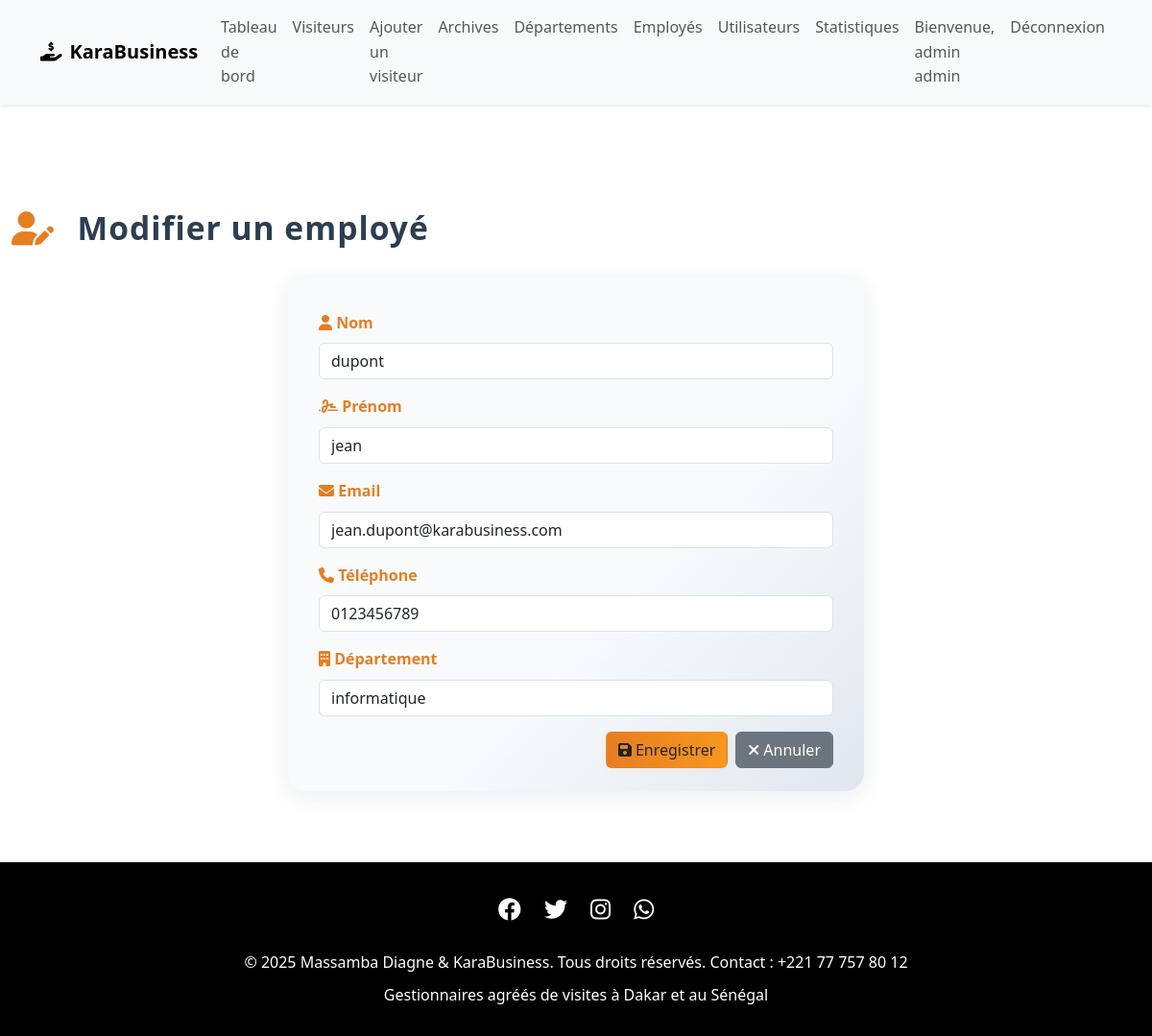
/views/employes/modifier.php?id=1 (signed in), run on the app's committed database.
### tables this page shows
CREATE TABLE `employes` (
  `ide` int(11) NOT NULL,
  `nom` varchar(100) NOT NULL,
  `prenom` varchar(100) NOT NULL,
  `email` varchar(100) DEFAULT NULL,
  `telephone` varchar(20) DEFAULT NULL,
  `idd` int(11) DEFAULT NULL
);

CREATE TABLE `departements` (
  `idd` int(11) NOT NULL,
  `nomd` varchar(100) NOT NULL
);

### models/employe.php (called while the page is built, shortened)
<?php
class Employe {
    private $db;
    public function __construct($db) {
        $this->db = $db;
    }
    public function getEmployeById($ide) {
        $query = "SELECT * FROM employes WHERE ide = :ide";
        $stmt = $this->db->prepare($query);
        $stmt->bindParam(':ide', $ide);
        $stmt->execute();
        return $stmt->fetch(PDO::FETCH_ASSOC);
    }
}

### models/departement.php (called while the page is built, shortened)
<?php
class Departement {
    private $db;
    public function __construct($db) {
        $this->db = $db;
    }
    public function getDepartements() {
        $query = "SELECT * FROM departements ORDER BY nomd ASC";
        $stmt = $this->db->prepare($query);
        $stmt->execute();
        $result = $stmt->fetchAll(PDO::FETCH_ASSOC);
        return $result;
    }
}

### controllers/employes.php (called while the page is built, shortened)
<?php
require_once '/xampp/htdocs/karabusiness/models/employe.php';
require_once '/xampp/htdocs/karabusiness/models/departement.php';
$db = new Database();
$conn = $db->getConnection();
$departementModel = new Departement($conn);
$action = isset($_GET['action']) ? $_GET['action'] : 'liste';
switch ($action) {
    case 'liste':
        $departements = $departementModel->getDepartements();
        break;
}
?>

### views/employes/modifier.php (the view, shortened to what this page needs)
<?php
require_once '/xampp/htdocs/karabusiness/models/employe.php';
require_once '/xampp/htdocs/karabusiness/models/departement.php';
require_once '/xampp/htdocs/karabusiness/controllers/employes.php';
$database = new Database();
$db = $database->getConnection();
$employeModel = new Employe($db);
$id = intval($_GET['id']);
$employe = $employeModel->getEmployeById($id);
$departementModel = new Departement($db);
$departements = $departementModel->getDepartements();
include '/xampp/htdocs/karabusiness/includes/header.php';
?>
<link rel="stylesheet" href="https://cdnjs.cloudflare.com/ajax/libs/font-awesome/6.4.0/css/all.min.css">
<div class="container py-4">
    <div class="page-title mb-4">
        <i class="fa-solid fa-user-pen"></i>
        Modifier un employé
    </div>
    <div class="form-card">
        <form method="post">
            <div class="mb-3">
                <label for="nom" class="form-label"><i class="fa-solid fa-user"></i> Nom</label>
                <input type="text" class="form-control" id="nom" name="nom" value="<?= htmlspecialchars($employe['nom']) ?>" required>
            </div>
            <div class="mb-3">
                <label for="prenom" class="form-label"><i class="fa-solid fa-signature"></i> Prénom</label>
                <input type="text" class="form-control" id="prenom" name="prenom" value="<?= htmlspecialchars($employe['prenom']) ?>" required>
            </div>
            <div class="mb-3">
                <label for="email" class="form-label"><i class="fa-solid fa-envelope"></i> Email</label>
                <input type="email" class="form-control" id="email" name="email" value="<?= htmlspecialchars($employe['email']) ?>">
            </div>
            <div class="mb-3">
                <label for="telephone" class="form-label"><i class="fa-solid fa-phone"></i> Téléphone</label>
                <input type="text" class="form-control" id="telephone" name="telephone" value="<?= htmlspecialchars($employe['telephone']) ?>" required>
            </div>
            <div class="mb-3">
                <label for="idd" class="form-label"><i class="fa-solid fa-building"></i> Département</label>
                <select class="form-control" id="idd" name="idd" required>
                    <?php foreach ($departements as $departement): ?>
                        <option value="<?= $departement['idd']; ?>" <?= ($employe['idd'] == $departement['idd']) ? 'selected' : ''; ?>>
                            <?= htmlspecialchars($departement['nomd']); ?>
                        </option>
                    <?php endforeach; ?>
                </select>
            </div>
            <div class="d-flex justify-content-end gap-2">
                <button type="submit" class="btn btn-orange"><i class="fa-solid fa-floppy-disk me-1"></i>Enregistrer</button>
                <a href="liste.php" class="btn btn-secondary"><i class="fa-solid fa-xmark me-1"></i>Annuler</a>
            </div>
        </form>
    </div>
</div>
<?php include '/xampp/htdocs/karabusiness/includes/footer.php'; ?>

### includes/header.php (style rules this page uses)
body { font-family: 'Segoe UI', Tahoma, Geneva, Verdana, sans-serif; background: #f8f9fa; }

### views/employes/modifier.php (style rules this page uses)
.page-title { font-size: 2.1rem; font-weight: bold; letter-spacing: 1px; color: #2c3e50; margin-bottom: 1.5rem; display: flex; align-items: center; gap: 0.7em; }
.page-title .fa-user-pen { color: #e67e22; font-size: 2.2rem; }
.form-card { border-radius: 1.2rem; box-shadow: 0 4px 24px 0 rgba(44,62,80,0.10); border: none; background: linear-gradient(135deg, #f8fafc 60%, #e0e7ef 100%); padding: 2.2rem 2rem 1.5rem 2rem; max-width: 600px; margin: 0 auto; }
.form-label { font-weight: 600; color: #e67e22; margin-bottom: 0.3rem; }
.btn-orange { background: linear-gradient(90deg, #e67e22 0%, #f7971e 100%); color: #fff; border: none; border-radius: 0.5em; padding: 0.5em 1.5em; font-size: 1.08rem; font-weight: 600; box-shadow: 0 2px 8px 0 rgba(230,126,34,0.07); transition: background 0.2s; }
.btn-secondary { border-radius: 0.5em; font-weight: 600; }

### includes/footer.php (style rules this page uses)
:root { --primary-color:rgb(0, 0, 0); --secondary-color: #e74c3c; --accent-color: #f39c12; --light-bg: #f8f9fa; }
html, body { height: 100%; }
body { min-height: 100vh; display: flex; flex-direction: column; }
body { font-family: 'Segoe UI', Tahoma, Geneva, Verdana, sans-serif; line-height: 1.6; color: #333; }

### data on the page
employes: nom "dupont", prenom "jean", email "jean.dupont@karabusiness.com", telephone "0123456789", idd "informatique"

### other printed values
$_SESSION['user_prenom'] "admin"
$_SESSION['user_nom'] "admin"
